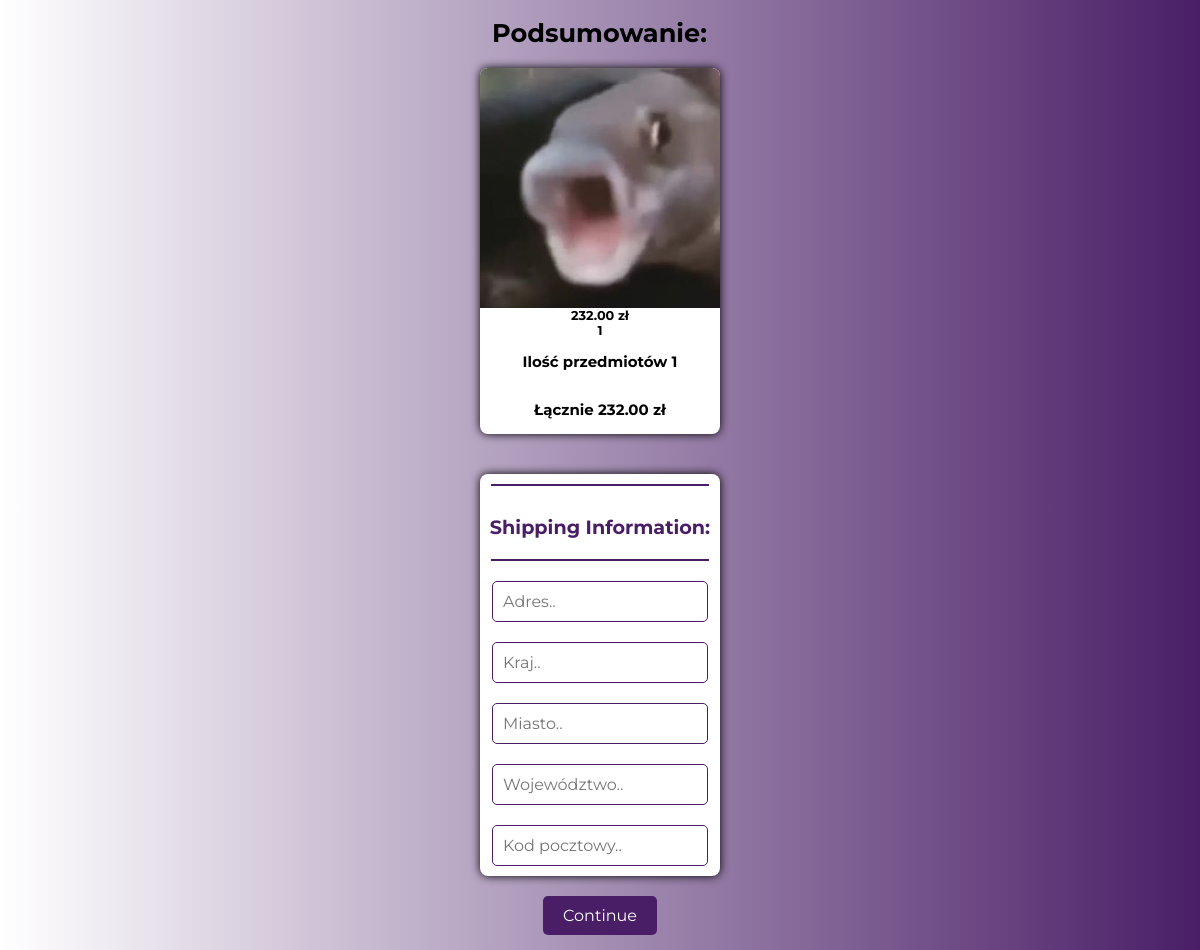
The app's page /checkout/ (signed in) with its own data.
### stuff/models.py (models this page shows, shortened)
class OrderItem(models.Model):
    book = models.ForeignKey(Books, on_delete = models.SET_NULL, null = True)
    order = models.ForeignKey(Order, on_delete = models.SET_NULL, null = True)
    quantity = models.IntegerField(default = 0, null = True, blank = True)
    date_added = models.DateTimeField(auto_now_add = True)
    @property
    def get_total(self):
        total = self.book.price * self.quantity
        return total

class Books(models.Model):
    author = models.CharField(max_length= 100, default = None)
    title = models.CharField(max_length=255)
    description = models.TextField(null=True,blank=True)
    price = models.DecimalField(max_digits=5, decimal_places  = 2, default = None)
    tags = models.ManyToManyField('Tag',blank=True)
    image = models.ImageField(upload_to='',null= True, blank=True)
    id = models.UUIDField(default=uuid.uuid4, unique=True,
                          primary_key=True, editable=False)
    class Meta:
        verbose_name_plural = 'Books'
        ordering = ['id']
    @property
    def imageURL(self):
        try:
            url = self.image.url
        except:
            url = ''
        return url

class Order(models.Model):
    customer = models.ForeignKey(Profile, on_delete = models.SET_NULL, null = True, blank = True)
    order_date = models.DateTimeField(auto_now_add = True)
    complete = models.BooleanField(default= False)
    transaction_id = models.CharField(max_length=100, null=True)
    @property
    def shipping(self):
        shipping = True
        return shipping
    @property
    def get_cart_total(self):
        orderitems = self.orderitem_set.all()
        total = sum([item.get_total for item in orderitems])
        return total
    @property
    def get_cart_items(self):
        orderitems = self.orderitem_set.all()
        total = sum([item.quantity for item in orderitems])
        return total

### stuff/views.py (the view)
# urls.py: path('checkout/', views.checkout,name='checkout'),
@csrf_exempt
def checkout(request):
    if request.user.is_authenticated:
        customer = request.user.profile
        order, created = Order.objects.get_or_create(customer=customer, complete = False)
        items = order.orderitem_set.all()
    else:
        items = []
        order = {'get_cart_total':0 , 'get_cart_items':0, 'shipping': True}
    context = {'items':items, 'order': order}
    return render(request, 'stuff/checkout.html', context)

### users/models.py (called while the page is built)
    def __str__(self):
        return str(self.username)

### stuff/templates/stuff/checkout.html (shortened to what this page needs)
{% load static %}
<link rel="stylesheet" href="{% static 'styles/checkoutstyle.css' %}">
<div>
    <div>
        <div>
            <h1>Podsumowanie:</h1>
            <div class="summary">
                {% for item in items %}
                    <div class="image-cont">{% if item.book.imageURL %}
                            <img src="{{ item.book.imageURL }}" alt="">
                        {% else %}
                            <img src="{% static 'images/blank.png' %}" alt="">
                        {% endif %}
                    </div>
                    <div>{{item.book.price|floatformat:2}} zł</div>
                    <div>{{item.quantity}}</div>
                {% endfor %}
                <h3>Ilość przedmiotów {{order.get_cart_items}}</h3>
                <h3>Łącznie {{order.get_cart_total|floatformat:2}} zł</h3>
            </div>
        </div>
        <div class="row">
            <div class="col-lg-6">
                <div class="box-element" id="form-wrapper">
                    <form id="form">
                            <div class="shipping-info">
                                <hr>
                                <p>Shipping Information:</p>
                                <hr>
                                <div class="form-field">
                                    <input class="form-control" type="text" name="address" placeholder="Adres..">
                                </div>
                                <div class="form-field">
                                    <input class="form-control" type="text" name="country" placeholder="Kraj..">
                                </div>
                                <div class="form-field">
                                    <input class="form-control" type="text" name="city" placeholder="Miasto..">
                                </div>
                                <div class="form-field">
                                    <input class="form-control" type="text" name="state" placeholder="Województwo..">
                                </div>
                                <div class="form-field">
                                    <input class="form-control" type="text" name="zipcode" placeholder="Kod pocztowy..">
                                </div>
                            </div>
                        </div>
                        <input id="form-button" class="btn btn-success btn-block" type="submit" value="Continue">
                </div>
                <br>
            </div>
    </div>
</div>

### static/styles/checkoutstyle.css (style rules this page uses)
* { font-family: 'Montserrat', sans-serif; }
.summary { display: flex; flex-direction: column; align-items: center; width: 100%; margin: 20px 0; background-color: #fff; border-radius: 8px; overflow: hidden; box-shadow: 0 0 10px rgb(0, 0, 0); }
img { width: 100%; max-width: 15rem; }
.shipping-info { display: flex; flex-direction: column; align-items: center; width: 100%; margin: 20px 0; background-color: #fff; border-radius: 8px; overflow: hidden; box-shadow: 0 0 10px rgb(0, 0, 0); float: left; }
#form-button { background-color: #491e66; color: white; padding: 10px 20px; font-size: 16px; border: none; border-radius: 5px; cursor: pointer; margin: auto; display: block; }
.shipping-info hr { border: 1px solid #491e66; width: 90%; margin: 10px 0; }
.shipping-info p { font-size: 1.2rem; color: #491e66; margin-bottom: 10px; }
.form-field { width: 90%; margin: 10px 0; }
.form-field input { width: 100%; padding: 10px; font-size: 16px; border: 1px solid #491e66; border-radius: 5px; }
h1 { padding-left: 5%; }

### records on screen
OrderItem: book.imageURL (picture), book.price "232.00", quantity "1"
Order: get_cart_items "1", get_cart_total "232.00"
